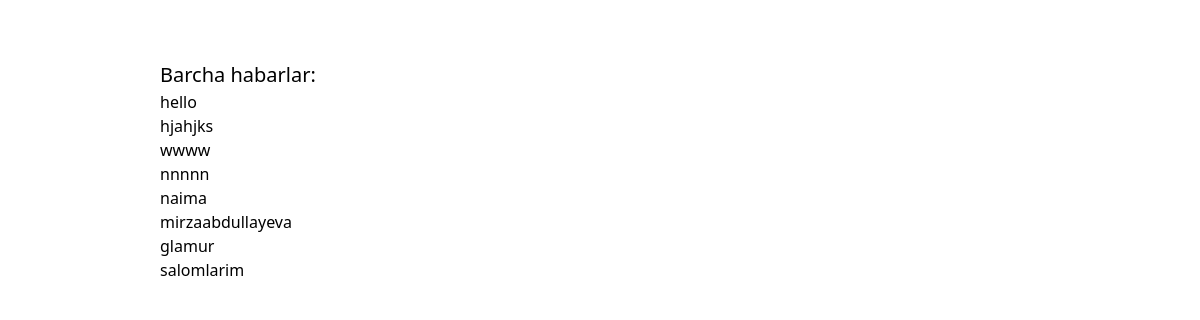
The app's page /xabarlar/, older data.
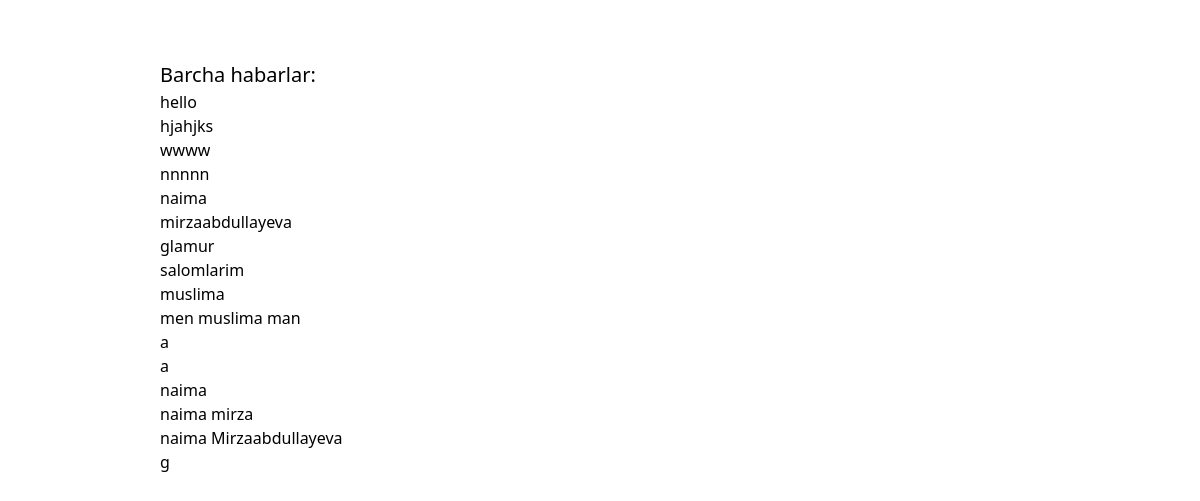
The same page, newer data.
### Base/models.py (models this page shows)
class Contact(models.Model):
    name = models.CharField(max_length=200)
    text = models.TextField()

### Base/views.py (the view)
# urls.py: path("xabarlar/", xabarlar, name="xabarlar"),
def xabarlar(request):
    messages = Contact.objects.all()
    return render(request, "xabarlar.html", {"messages": messages})

### Base/templates/xabarlar.html (shortened to what this page needs)
<!DOCTYPE html>
<html lang="en">
<head>
    <script src="https://cdn.jsdelivr.net/npm/@tailwindcss/browser@4"></script>
</head>
<body>
    <div class="w-[1000px] m-auto p-[60px]">
        <h2 class="text-[20px]">Barcha habarlar:</h2>
        {% for msg in messages %}
        <h3>{{ msg.name}}</h3>
        <p>{{ msg.text }}</p>
        {% endfor %}
    </div>
</body>
</html>

Row changes from the older to the newer data that the page shows:
added Contact: name "muslima", text "men muslima man"
added Contact: name "a", text "a"
added Contact: name "naima", text "naima mirza"
added Contact: name "naima Mirzaabdullayeva", text "g"
